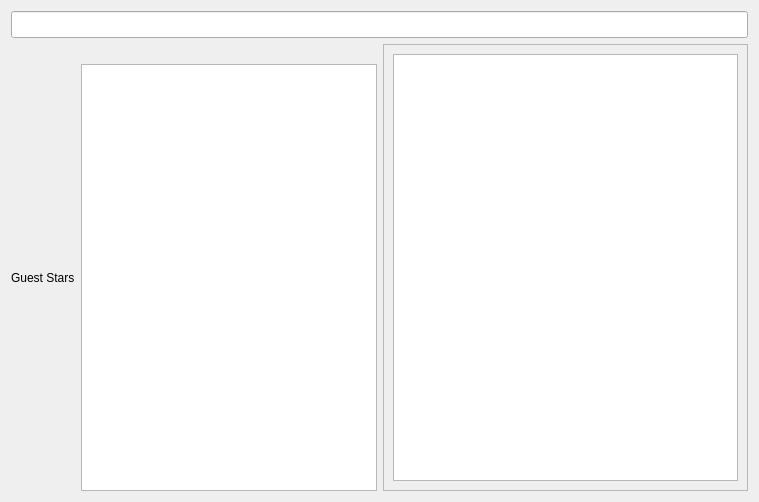
<?xml version="1.0" encoding="UTF-8"?>
<ui version="4.0">
 <class>cEpisodeDetails</class>
 <widget class="QWidget" name="cEpisodeDetails">
  <property name="geometry">
   <rect>
    <x>0</x>
    <y>0</y>
    <width>759</width>
    <height>502</height>
   </rect>
  </property>
  <property name="windowTitle">
   <string>Form</string>
  </property>
  <layout class="QGridLayout" name="gridLayout">
   <item row="0" column="0">
    <layout class="QVBoxLayout" name="verticalLayout_2">
     <item>
      <widget class="QLineEdit" name="m_lpEpisodeTitle">
       <property name="font">
        <font>
         <pointsize>12</pointsize>
         <weight>75</weight>
         <bold>true</bold>
        </font>
       </property>
       <property name="readOnly">
        <bool>true</bool>
       </property>
      </widget>
     </item>
     <item>
      <layout class="QHBoxLayout" name="horizontalLayout_2">
       <item>
        <layout class="QVBoxLayout" name="verticalLayout">
         <item>
          <widget class="QLabel" name="m_lpEpisodeThumb">
           <property name="text">
            <string/>
           </property>
           <property name="alignment">
            <set>Qt::AlignCenter</set>
           </property>
          </widget>
         </item>
         <item>
          <layout class="QHBoxLayout" name="horizontalLayout">
           <item>
            <widget class="cVerticalLabel" name="label_2">
             <property name="text">
              <string>Guest Stars</string>
             </property>
            </widget>
           </item>
           <item>
            <widget class="QTreeWidget" name="m_lpDetailsActors">
             <property name="columnCount">
              <number>2</number>
             </property>
             <attribute name="headerVisible">
              <bool>false</bool>
             </attribute>
             <column>
              <property name="text">
               <string notr="true">1</string>
              </property>
             </column>
             <column>
              <property name="text">
               <string notr="true">2</string>
              </property>
             </column>
            </widget>
           </item>
          </layout>
         </item>
        </layout>
       </item>
       <item>
        <widget class="QScrollArea" name="m_lpScrollArea">
         <property name="widgetResizable">
          <bool>true</bool>
         </property>
         <widget class="QWidget" name="scrollAreaWidgetContents">
          <property name="geometry">
           <rect>
            <x>0</x>
            <y>0</y>
            <width>363</width>
            <height>447</height>
           </rect>
          </property>
          <layout class="QGridLayout" name="gridLayout_2">
           <item row="0" column="0">
            <widget class="QTextEdit" name="m_lpOverview">
             <property name="readOnly">
              <bool>true</bool>
             </property>
            </widget>
           </item>
          </layout>
         </widget>
        </widget>
       </item>
      </layout>
     </item>
    </layout>
   </item>
  </layout>
 </widget>
 <customwidgets>
  <customwidget>
   <class>cVerticalLabel</class>
   <extends>QLabel</extends>
   <header>cverticallabel.h</header>
  </customwidget>
 </customwidgets>
 <resources/>
 <connections/>
</ui>
